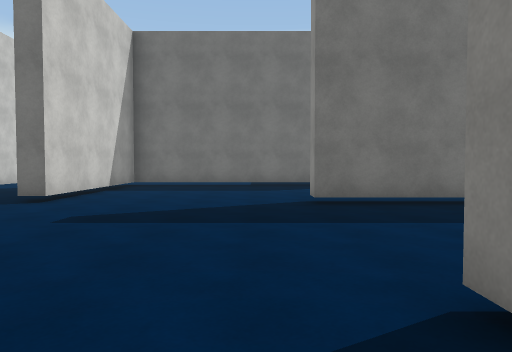
[1] (above)

24 first-person views from a walk through a 3-D level made in the Unity game engine. The camera is 1.4 m above the floor, tilts 2° down and sees 70° across. The floor is counted in squares, 2 m on a side. Each view is taken from the middle of a square. On the plan, view 1 faces up. The plan holds only what a view shows up to about 11 squares ahead; the rest is blank. The place goes on beyond the plan. The player is left out. Surface patterns are stand-ins for the level's own textures.

[2]
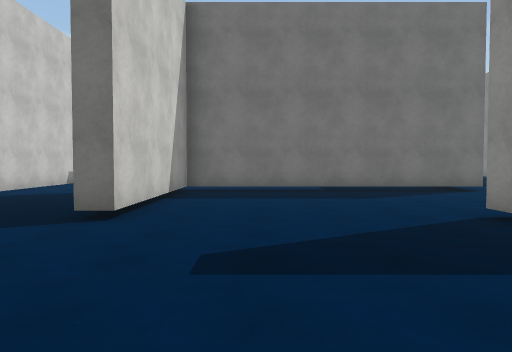

[3]
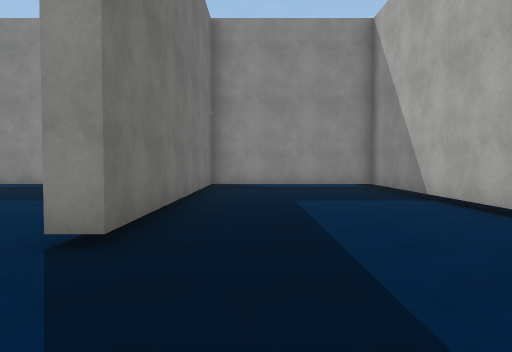

[4]
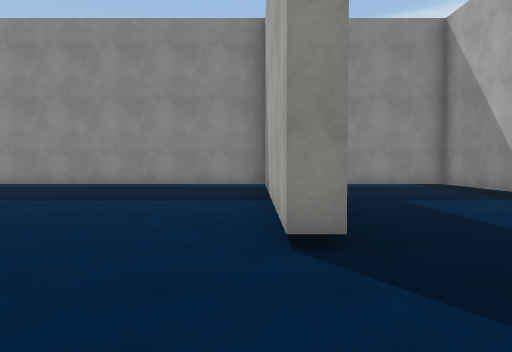

[5]
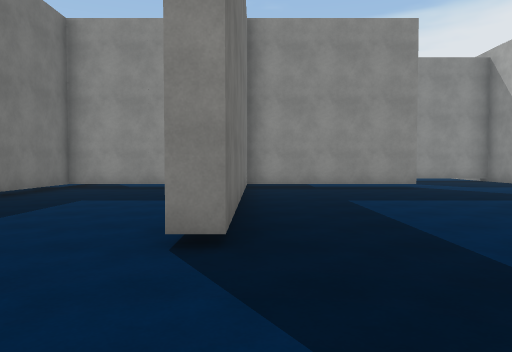

[6]
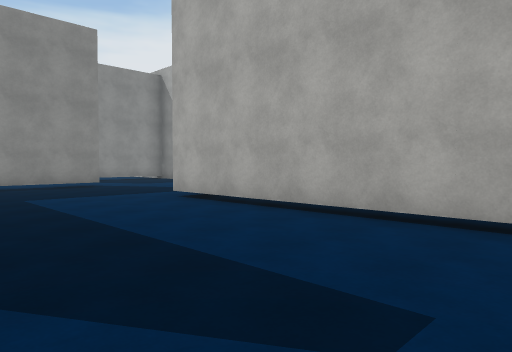

[7]
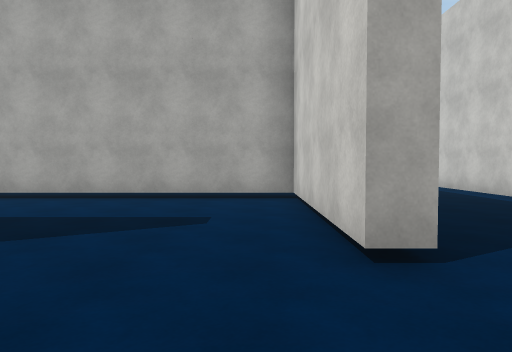

[8]
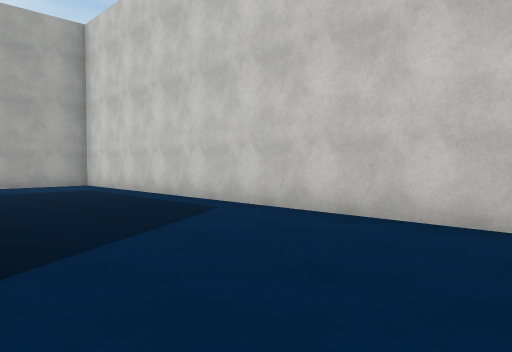

[9]
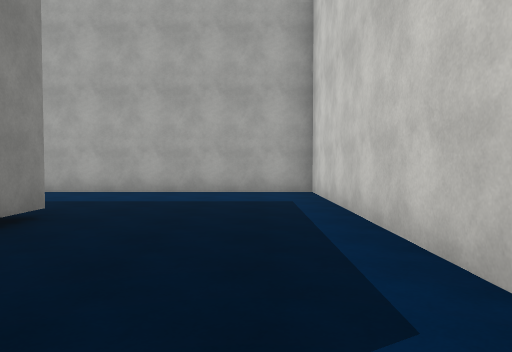

[10]
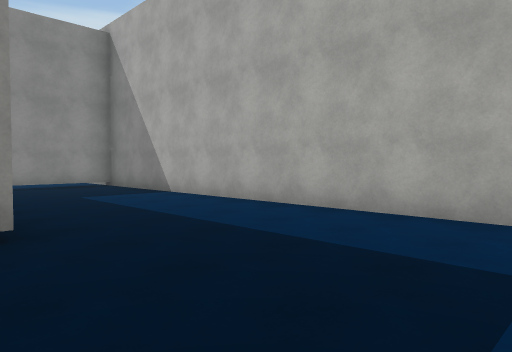

[11]
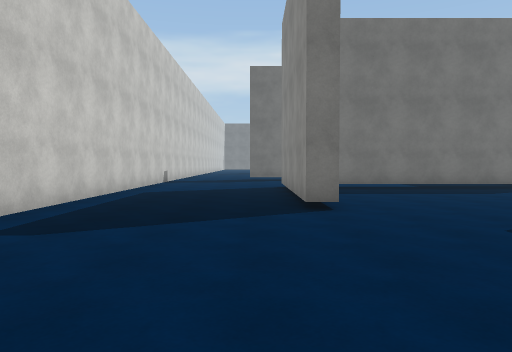

[12]
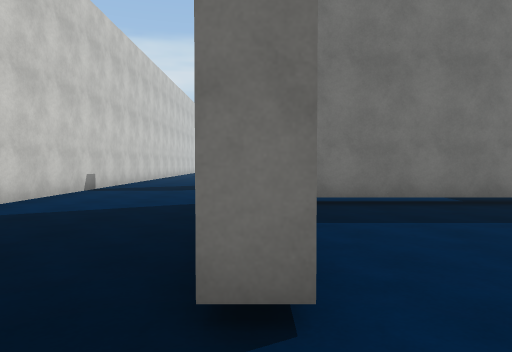

[13]
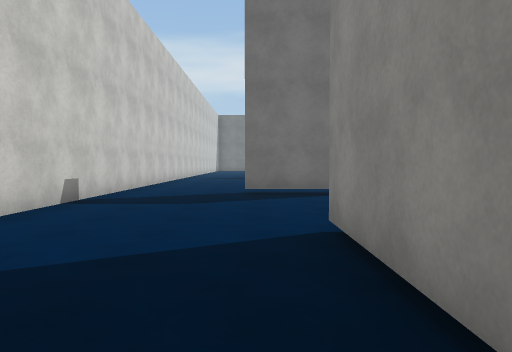

[14]
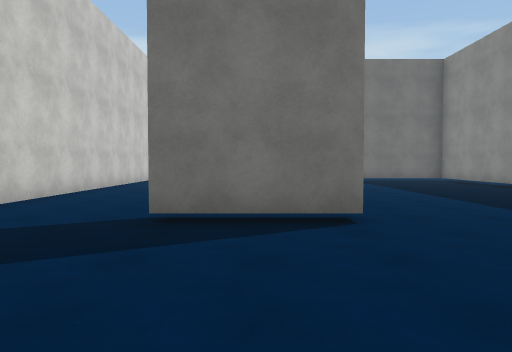

[15]
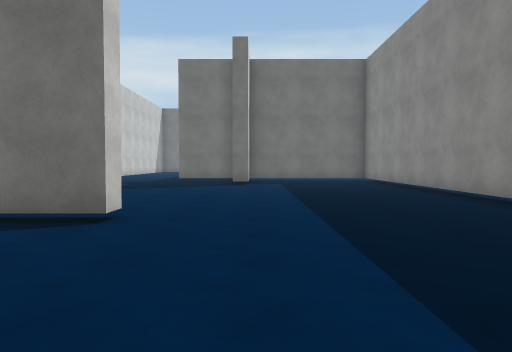

[16]
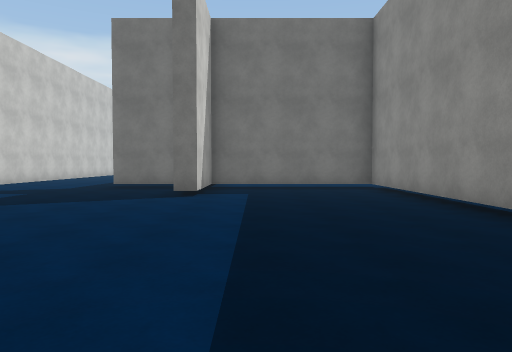

[17]
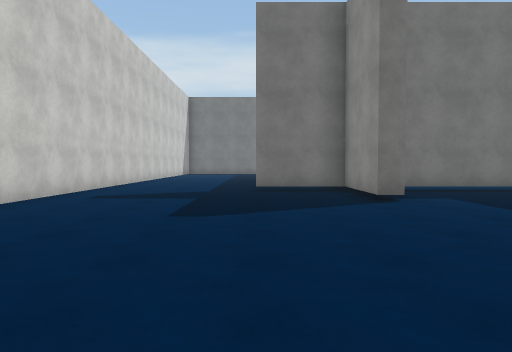

[18]
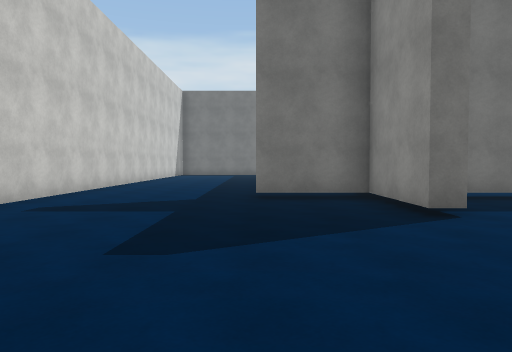

[19]
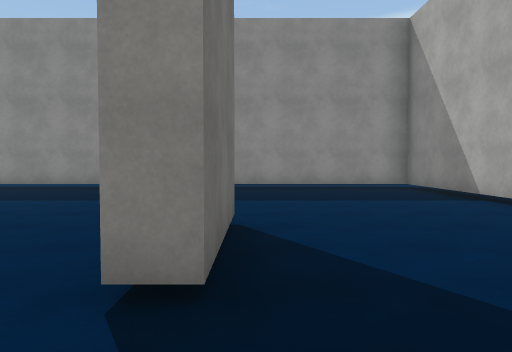

[20]
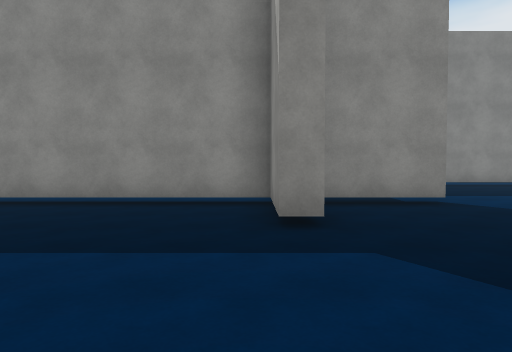

[21]
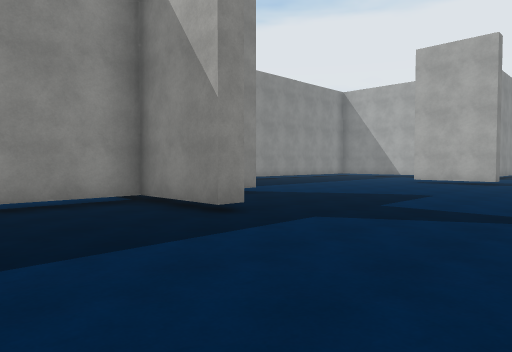

[22]
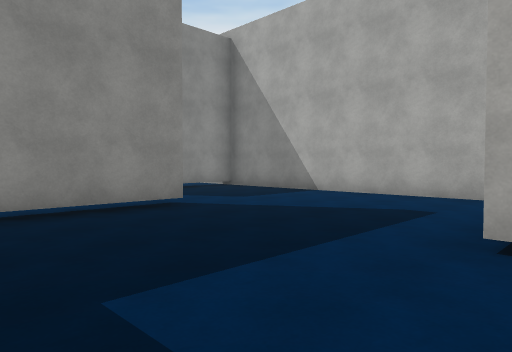

[23]
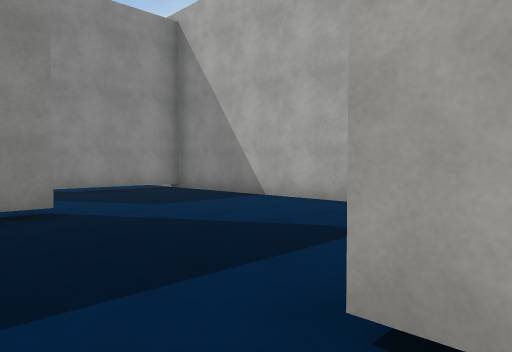

[24]
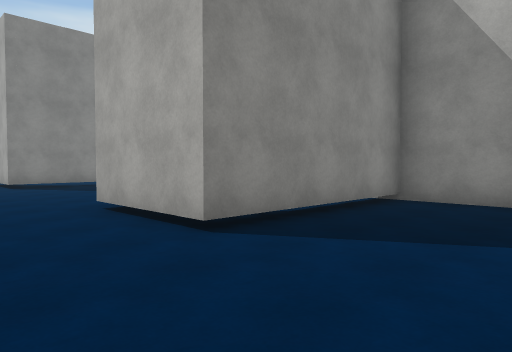

### Floor plan
Key: @ floor where view 1 was taken; # wall or solid block; . floor; T thing the floor can be seen under or through.
Columns run from 9 left of view 1 to 22 right of it. Each row starts with its distance up from view 1.
 30 #......T.
 29 #......T.
 28 #......T. ...
 27 #......T.....
 26 #.....TT#TTT#
 25 #......T....#
 24 #......#....#.
 23 #...........#.
 22 #...........#.
 21 #...........#.
 20 #...........#.
 19 #...........#.
 18 #...........#
 17 #...........#
 16 #...TTT.....#
 15 #...........#
 14 #...........#    #
 13 #...........#. ..#
 12 #...........#....#
 11 #....########....#
 10 #....#...........#
  9 #....#...........#
  8 #....#...........#
  7 #....#...........#
  6 #..........#######
  5  ................#
  4   ...............#
  3 #................#
  2 #................#
  1 #....#.....#######
  0 #....#...@.......T
 -1 #....#...........T....
 -2 #....#...........T.........
 -3 #....#...........T.............
 -4 #....########........###......##
 -5 #...........#........T..    ..#
 -6 #...........#........T..
 -7 #...........# .......T.
 -8 ######################

Positions as (right, up) in squares from view 1, and headings:
1: (0, 0), facing up
2: (-2, 2), facing up
3: (-2, 5), facing right
4: (-2, 7), facing right
5: (-2, 1), facing right
6: (-3, 1), facing down-right
7: (-3, 4), facing down
8: (-4, 4), facing down-left
9: (-7, 1), facing down
10: (-8, -3), facing down-right
11: (-5, 1), facing up
12: (-4, 5), facing up
13: (-5, 8), facing up
14: (-4, 12), facing up
15: (-1, 12), facing up
16: (0, 16), facing up
17: (-4, 17), facing up
18: (-4, 19), facing up
19: (-7, 16), facing right
20: (-8, 27), facing right
21: (-8, 30), facing down-right
22: (3, 0), facing down-right
23: (3, -2), facing down-right
24: (9, -1), facing down-right
